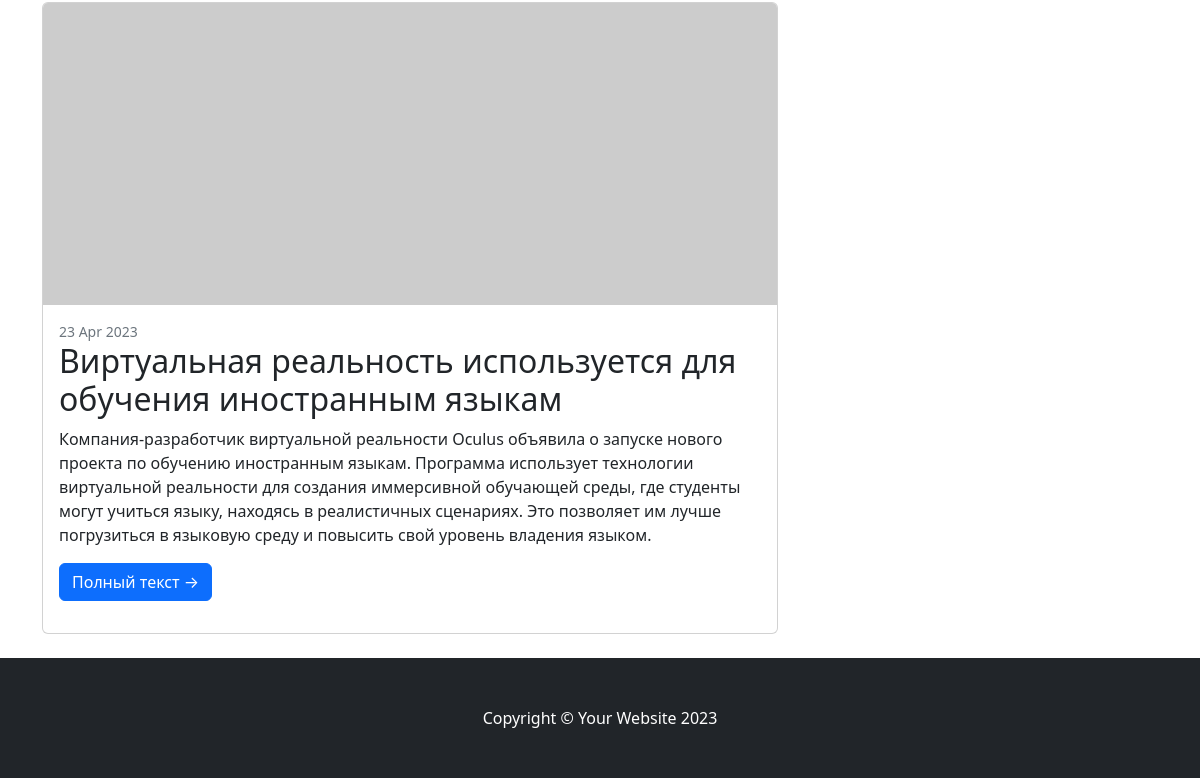
Before: /news/categories/1/ (signed in, lower part) with the older database file.
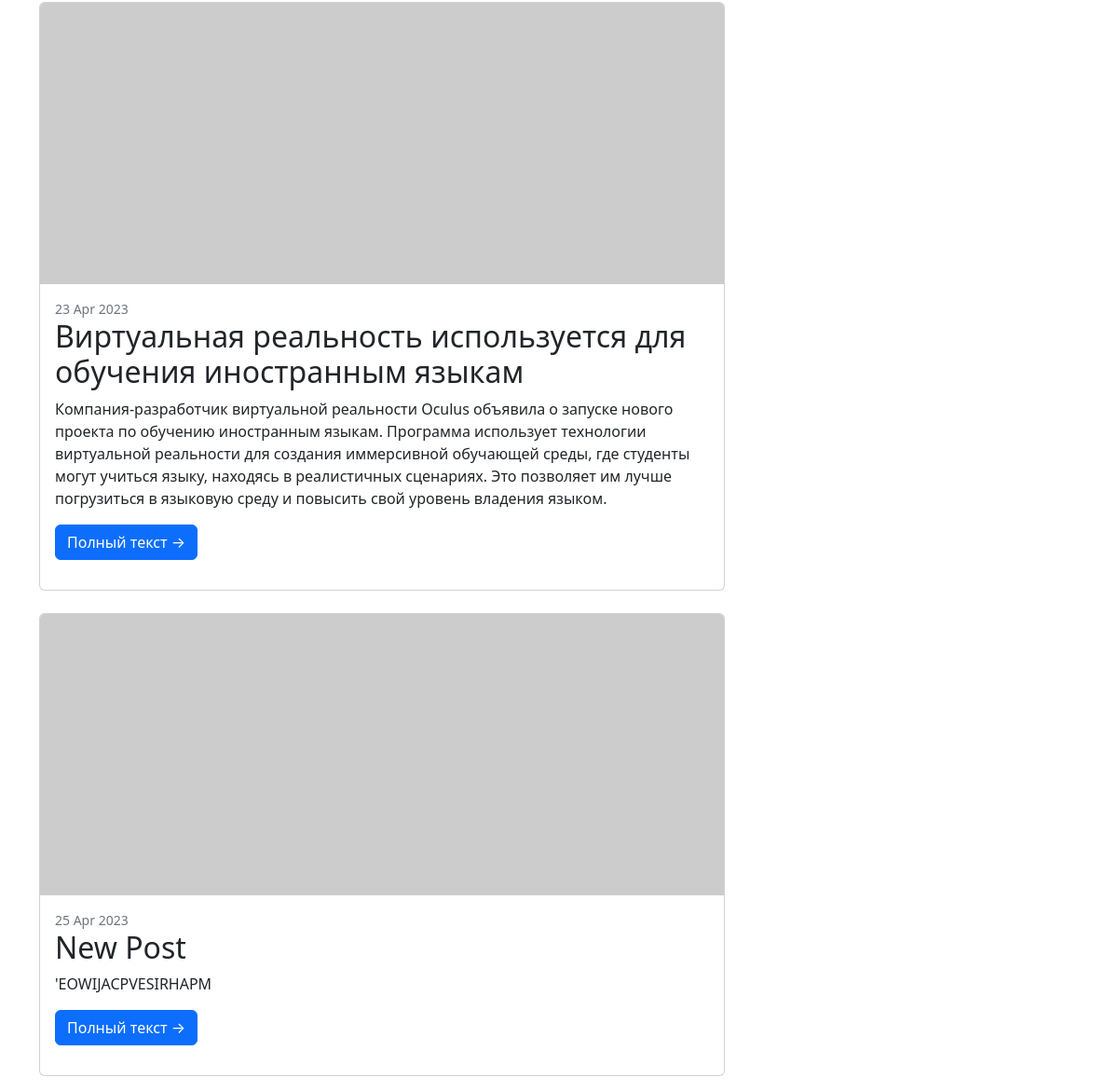
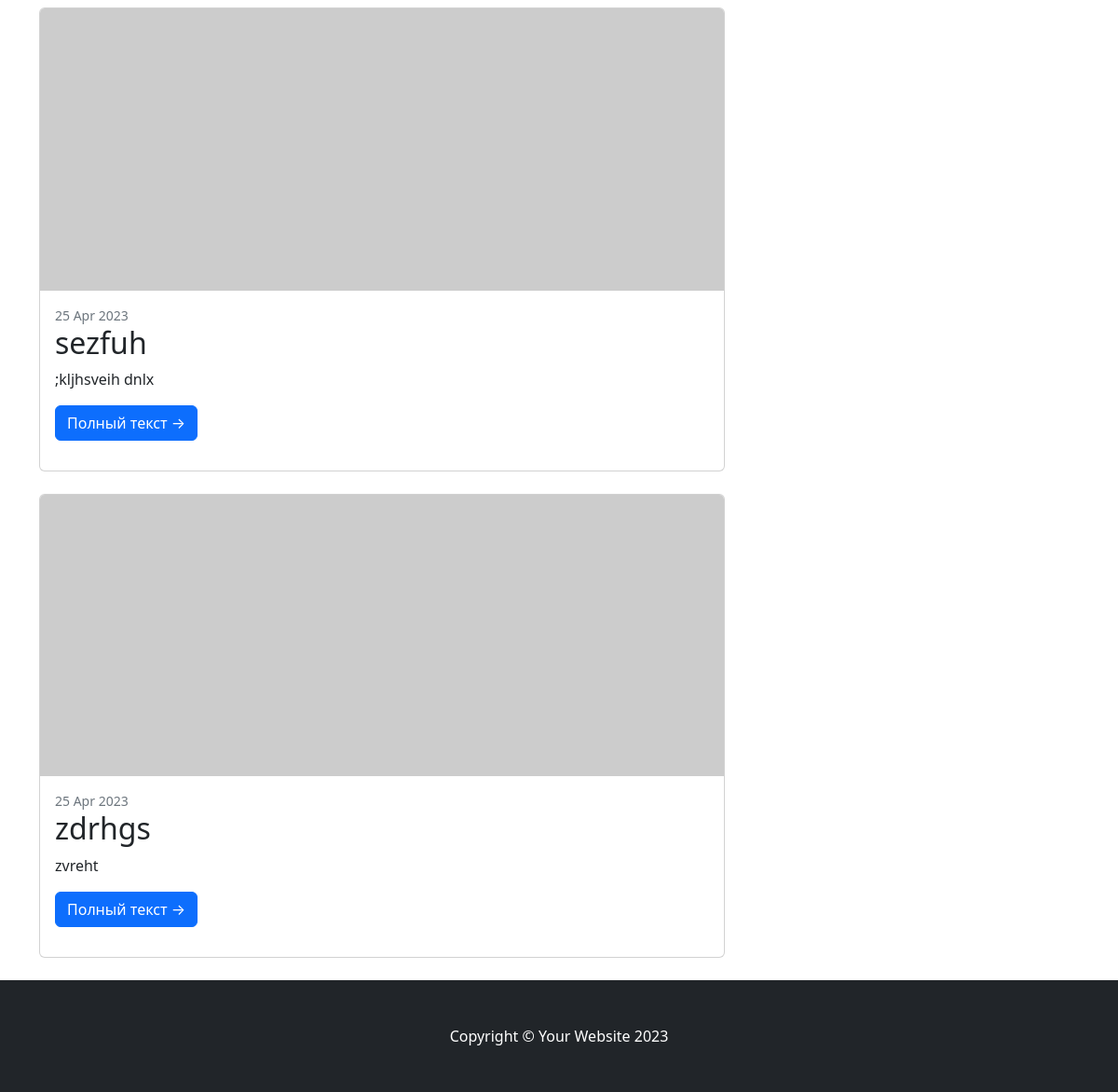
After: the same page with the newer database file (2 pictures, top to bottom).
### news/models.py (models this page shows, shortened)
class Post(models.Model):
    author = models.ForeignKey(Author, on_delete=models.CASCADE)
    NEWS = 'NW'
    ARTICLE = 'AR'
    POST_TYPE_CHOICES = [
        (NEWS, 'Новость'),
        (ARTICLE, 'Статья')
    ]
    type = models.CharField(
        max_length=2,
        choices=POST_TYPE_CHOICES,
        default=NEWS
    )
    datetime = models.DateTimeField(auto_now_add=True)
    category = models.ManyToManyField(Category, through='PostCategory')
    title = models.CharField(max_length=128)
    text = models.TextField()
    rating = models.SmallIntegerField(default=0)

### news/views.py (the view)
# urls.py: path('categories/<int:pk>/', CategoryView.as_view(), name='category'),
class CategoryView(ListView):
    model = Category
    template_name = 'news/category.html'
    context_object_name = 'posts'
    def get_queryset(self):
        self.id = resolve(self.request.path_info).kwargs['pk']
        c = Category.objects.get(id=self.id)
        queryset = Post.objects.filter(category=c)
        return queryset
    def get_context_data(self, **kwargs):
        context = super().get_context_data(**kwargs)
        user = self.request.user
        categories = Category.objects.all()
        context['categories'] = categories
        category = Category.objects.get(pk=self.id)
        context['category'] = category
        is_user_subscribed = category.subscribers.filter(email=user.email)
        context['is_user_subscribed'] = is_user_subscribed
        subscribers = category.subscribers.values
        context['subscribers'] = subscribers
        return context

### templates/news/category.html (shortened to what this page needs)
{% extends 'flatpages/default.html' %}
{% block content %}
<div class="col-lg-8">
    {% for post in posts %}
    <div class="card mb-4">
        <a href="{% url 'post_details' post.id %}"><img class="card-img-top" src="https://dummyimage.com/850x350/dee2e6/6c757d.jpg" alt="..." /></a>
        <div class="card-body">
            <div class="small text-muted">{{ post.datetime|date:'d M Y' }}</div>
            <h2 class="card-title">{{ post.title }}</h2>
            <p class="card-text">{{ post.text|truncatewords:50 }}</p>
            <p><a class="btn btn-primary" href="{% url 'post_details' post.id %}">Полный текст →</a></p>
        </div>
    </div>
    {% endfor %}
</div>
{% endblock content%}

### templates/flatpages/default.html (shortened to what this page needs)
{% load static %}
<!DOCTYPE html>
<html lang="en">
    <head>
        <link href="{% static 'css/styles.css' %}" rel="stylesheet" />
    </head>
    <body>
        <div class="container">
        <div class="row">
        {% block content %}
        {% endblock content %}
        </div>
        </div>
        <footer class="py-5 bg-dark">
            <div class="container"><p class="m-0 text-center text-white">Copyright &copy; Your Website 2023</p></div>
        </footer>
    </body>
</html>

Changed rows visible on the page:
added Post: datetime "25 Apr 2023", title "New Post", text "'EOWIJACPVESIRHAPM"
added Post: datetime "25 Apr 2023", title "sezfuh", text ";kljhsveih dnlx"
added Post: datetime "25 Apr 2023", title "zdrhgs", text "zvreht"
